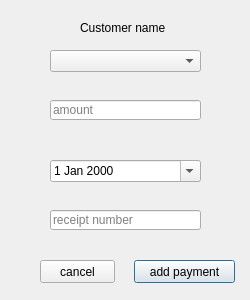
<?xml version="1.0" encoding="UTF-8"?>
<ui version="4.0">
 <class>AddPaymentDialog</class>
 <widget class="QDialog" name="AddPaymentDialog">
  <property name="geometry">
   <rect>
    <x>0</x>
    <y>0</y>
    <width>250</width>
    <height>300</height>
   </rect>
  </property>
  <property name="minimumSize">
   <size>
    <width>250</width>
    <height>300</height>
   </size>
  </property>
  <property name="maximumSize">
   <size>
    <width>250</width>
    <height>300</height>
   </size>
  </property>
  <property name="font">
   <font>
    <family>Segoe UI</family>
    <pointsize>9</pointsize>
   </font>
  </property>
  <property name="windowTitle">
   <string>Add payment</string>
  </property>
  <property name="autoFillBackground">
   <bool>true</bool>
  </property>
  <property name="modal">
   <bool>true</bool>
  </property>
  <widget class="QLineEdit" name="lineEdit_2">
   <property name="geometry">
    <rect>
     <x>50</x>
     <y>100</y>
     <width>151</width>
     <height>20</height>
    </rect>
   </property>
   <property name="placeholderText">
    <string>amount</string>
   </property>
  </widget>
  <widget class="QPushButton" name="pushButton">
   <property name="geometry">
    <rect>
     <x>134</x>
     <y>260</y>
     <width>101</width>
     <height>23</height>
    </rect>
   </property>
   <property name="font">
    <font>
     <weight>50</weight>
     <bold>false</bold>
    </font>
   </property>
   <property name="text">
    <string>add payment</string>
   </property>
  </widget>
  <widget class="QPushButton" name="pushButton_2">
   <property name="geometry">
    <rect>
     <x>40</x>
     <y>260</y>
     <width>75</width>
     <height>23</height>
    </rect>
   </property>
   <property name="text">
    <string>cancel</string>
   </property>
  </widget>
  <widget class="QComboBox" name="comboBox_customer">
   <property name="geometry">
    <rect>
     <x>50</x>
     <y>50</y>
     <width>151</width>
     <height>22</height>
    </rect>
   </property>
   <property name="currentText">
    <string/>
   </property>
   <property name="currentIndex">
    <number>-1</number>
   </property>
  </widget>
  <widget class="QLabel" name="label">
   <property name="geometry">
    <rect>
     <x>80</x>
     <y>20</y>
     <width>91</width>
     <height>16</height>
    </rect>
   </property>
   <property name="text">
    <string>Customer name</string>
   </property>
  </widget>
  <widget class="QDateEdit" name="dateEdit">
   <property name="geometry">
    <rect>
     <x>50</x>
     <y>160</y>
     <width>151</width>
     <height>22</height>
    </rect>
   </property>
   <property name="calendarPopup">
    <bool>true</bool>
   </property>
  </widget>
  <widget class="QLineEdit" name="lineEdit_receipt">
   <property name="geometry">
    <rect>
     <x>50</x>
     <y>210</y>
     <width>151</width>
     <height>20</height>
    </rect>
   </property>
   <property name="placeholderText">
    <string>receipt number</string>
   </property>
  </widget>
 </widget>
 <resources/>
 <connections/>
</ui>
